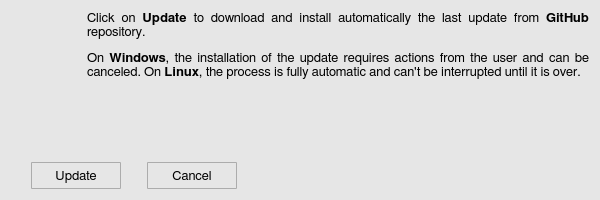
<?xml version="1.0" encoding="UTF-8"?>
<ui version="4.0">
 <class>updateWindow</class>
 <widget class="QWidget" name="updateWindow">
  <property name="geometry">
   <rect>
    <x>0</x>
    <y>0</y>
    <width>600</width>
    <height>200</height>
   </rect>
  </property>
  <property name="minimumSize">
   <size>
    <width>600</width>
    <height>200</height>
   </size>
  </property>
  <property name="maximumSize">
   <size>
    <width>600</width>
    <height>16777215</height>
   </size>
  </property>
  <property name="font">
   <font>
    <family>FreeSans</family>
    <pointsize>10</pointsize>
    <weight>50</weight>
    <bold>false</bold>
    <stylestrategy>PreferAntialias</stylestrategy>
    <kerning>true</kerning>
   </font>
  </property>
  <property name="windowTitle">
   <string>Ready to update</string>
  </property>
  <property name="windowIcon">
   <iconset>
    <normaloff>icons/downloader_update_off_icon.svg</normaloff>icons/downloader_update_off_icon.svg</iconset>
  </property>
  <property name="styleSheet">
   <string notr="true">QWidget {
	background-color: rgb(230,230,230);
}</string>
  </property>
  <layout class="QGridLayout" name="gridLayout">
   <item row="0" column="0">
    <layout class="QVBoxLayout" name="verticalLayout_2">
     <item>
      <layout class="QHBoxLayout" name="horizontalLayout">
       <item>
        <layout class="QVBoxLayout" name="verticalLayout">
         <item>
          <widget class="QLabel" name="label_2">
           <property name="minimumSize">
            <size>
             <width>50</width>
             <height>50</height>
            </size>
           </property>
           <property name="maximumSize">
            <size>
             <width>50</width>
             <height>50</height>
            </size>
           </property>
           <property name="text">
            <string/>
           </property>
           <property name="pixmap">
            <pixmap>icons/downloader_update_off_icon.svg</pixmap>
           </property>
           <property name="scaledContents">
            <bool>true</bool>
           </property>
          </widget>
         </item>
         <item>
          <spacer name="verticalSpacer">
           <property name="orientation">
            <enum>Qt::Vertical</enum>
           </property>
           <property name="sizeHint" stdset="0">
            <size>
             <width>20</width>
             <height>40</height>
            </size>
           </property>
          </spacer>
         </item>
        </layout>
       </item>
       <item>
        <spacer name="horizontalSpacer">
         <property name="orientation">
          <enum>Qt::Horizontal</enum>
         </property>
         <property name="sizeType">
          <enum>QSizePolicy::Fixed</enum>
         </property>
         <property name="sizeHint" stdset="0">
          <size>
           <width>20</width>
           <height>20</height>
          </size>
         </property>
        </spacer>
       </item>
       <item>
        <widget class="QLabel" name="label_1">
         <property name="sizePolicy">
          <sizepolicy hsizetype="Expanding" vsizetype="Preferred">
           <horstretch>0</horstretch>
           <verstretch>0</verstretch>
          </sizepolicy>
         </property>
         <property name="minimumSize">
          <size>
           <width>0</width>
           <height>0</height>
          </size>
         </property>
         <property name="maximumSize">
          <size>
           <width>16777215</width>
           <height>16777215</height>
          </size>
         </property>
         <property name="font">
          <font>
           <family>FreeSans</family>
           <pointsize>10</pointsize>
           <weight>50</weight>
           <bold>false</bold>
           <stylestrategy>PreferAntialias</stylestrategy>
           <kerning>true</kerning>
          </font>
         </property>
         <property name="frameShape">
          <enum>QFrame::NoFrame</enum>
         </property>
         <property name="frameShadow">
          <enum>QFrame::Plain</enum>
         </property>
         <property name="lineWidth">
          <number>0</number>
         </property>
         <property name="midLineWidth">
          <number>0</number>
         </property>
         <property name="text">
          <string>&lt;html&gt;&lt;head/&gt;&lt;body&gt;&lt;p align=&quot;justify&quot;&gt;Click on &lt;span style=&quot; font-weight:600;&quot;&gt;Update&lt;/span&gt; to download and install automatically the last update from &lt;span style=&quot; font-weight:600;&quot;&gt;GitHub&lt;/span&gt; repository.&lt;/p&gt;&lt;p align=&quot;justify&quot;&gt;On &lt;span style=&quot; font-weight:600;&quot;&gt;Windows&lt;/span&gt;, the installation of the update requires actions from the user and can be canceled. On &lt;span style=&quot; font-weight:600;&quot;&gt;Linux&lt;/span&gt;, the process is fully automatic and can't be interrupted until it is over.&lt;/p&gt;&lt;/body&gt;&lt;/html&gt;</string>
         </property>
         <property name="textFormat">
          <enum>Qt::AutoText</enum>
         </property>
         <property name="alignment">
          <set>Qt::AlignJustify|Qt::AlignTop</set>
         </property>
         <property name="wordWrap">
          <bool>true</bool>
         </property>
        </widget>
       </item>
      </layout>
     </item>
     <item>
      <spacer name="verticalSpacer_2">
       <property name="orientation">
        <enum>Qt::Vertical</enum>
       </property>
       <property name="sizeHint" stdset="0">
        <size>
         <width>20</width>
         <height>13</height>
        </size>
       </property>
      </spacer>
     </item>
     <item>
      <layout class="QHBoxLayout" name="horizontalLayout_2">
       <item>
        <spacer name="horizontalSpacer_4">
         <property name="orientation">
          <enum>Qt::Horizontal</enum>
         </property>
         <property name="sizeType">
          <enum>QSizePolicy::Fixed</enum>
         </property>
         <property name="sizeHint" stdset="0">
          <size>
           <width>20</width>
           <height>20</height>
          </size>
         </property>
        </spacer>
       </item>
       <item>
        <widget class="QToolButton" name="update_button">
         <property name="minimumSize">
          <size>
           <width>90</width>
           <height>27</height>
          </size>
         </property>
         <property name="maximumSize">
          <size>
           <width>90</width>
           <height>27</height>
          </size>
         </property>
         <property name="font">
          <font>
           <family>FreeSans</family>
           <pointsize>10</pointsize>
           <weight>50</weight>
           <bold>false</bold>
           <stylestrategy>PreferDefault</stylestrategy>
           <kerning>true</kerning>
          </font>
         </property>
         <property name="styleSheet">
          <string notr="true">QToolButton {
	border: 1px solid #acacac;
	border-radius: 1px;
	background-color: qlineargradient(x1:0, y1:0, x2:0, y2:1,
									stop:0 #f0f0f0, stop:1 #e5e5e5);
}

QToolButton:hover {
	border: 1px solid #7eb4ea;
	border-radius: 1px;
	background-color: qlineargradient(x1:0, y1:0, x2:0, y2:1,
									stop:0 #ecf4fc, stop:1 #dcecfc);
}

QToolButton:pressed {
	border: 1px solid #579de5;
	border-radius: 1px;
	background-color: qlineargradient(x1:0, y1:0, x2:0, y2:1,
									stop:0 #daecfc, stop:1 #c4e0fc);
}</string>
         </property>
         <property name="text">
          <string>Update</string>
         </property>
         <property name="iconSize">
          <size>
           <width>25</width>
           <height>25</height>
          </size>
         </property>
        </widget>
       </item>
       <item>
        <spacer name="horizontalSpacer_3">
         <property name="orientation">
          <enum>Qt::Horizontal</enum>
         </property>
         <property name="sizeType">
          <enum>QSizePolicy::Fixed</enum>
         </property>
         <property name="sizeHint" stdset="0">
          <size>
           <width>20</width>
           <height>20</height>
          </size>
         </property>
        </spacer>
       </item>
       <item>
        <widget class="QToolButton" name="cancel_button">
         <property name="minimumSize">
          <size>
           <width>90</width>
           <height>27</height>
          </size>
         </property>
         <property name="maximumSize">
          <size>
           <width>90</width>
           <height>27</height>
          </size>
         </property>
         <property name="font">
          <font>
           <family>FreeSans</family>
           <pointsize>10</pointsize>
           <weight>50</weight>
           <bold>false</bold>
           <stylestrategy>PreferDefault</stylestrategy>
           <kerning>true</kerning>
          </font>
         </property>
         <property name="styleSheet">
          <string notr="true">QToolButton {
	border: 1px solid #acacac;
	border-radius: 1px;
	background-color: qlineargradient(x1:0, y1:0, x2:0, y2:1,
									stop:0 #f0f0f0, stop:1 #e5e5e5);
}

QToolButton:hover {
	border: 1px solid #7eb4ea;
	border-radius: 1px;
	background-color: qlineargradient(x1:0, y1:0, x2:0, y2:1,
									stop:0 #ecf4fc, stop:1 #dcecfc);
}

QToolButton:pressed {
	border: 1px solid #579de5;
	border-radius: 1px;
	background-color: qlineargradient(x1:0, y1:0, x2:0, y2:1,
									stop:0 #daecfc, stop:1 #c4e0fc);
}</string>
         </property>
         <property name="text">
          <string>Cancel</string>
         </property>
         <property name="iconSize">
          <size>
           <width>25</width>
           <height>25</height>
          </size>
         </property>
        </widget>
       </item>
       <item>
        <spacer name="horizontalSpacer_2">
         <property name="orientation">
          <enum>Qt::Horizontal</enum>
         </property>
         <property name="sizeType">
          <enum>QSizePolicy::Expanding</enum>
         </property>
         <property name="sizeHint" stdset="0">
          <size>
           <width>20</width>
           <height>20</height>
          </size>
         </property>
        </spacer>
       </item>
      </layout>
     </item>
    </layout>
   </item>
  </layout>
 </widget>
 <resources/>
 <connections/>
</ui>
